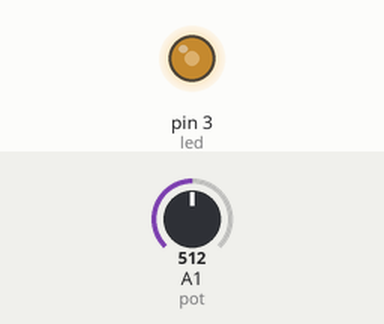
A sketch run on a simulated Arduino Uno, built with avr-gcc and run on an emulated ATmega328P. Shown: output pins drawn as LEDs (lit = HIGH). The inputs (shaded band) are chosen by the test bench; at power-on: A1 (pot) = 512.

Above: at 1.2 s.
1.3 s: A1 (pot) set to 716
At 2.4 s:
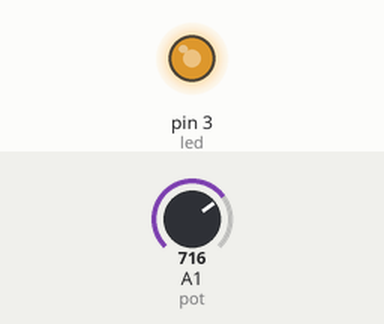
2.8 s: A1 (pot) set to 900
At 3.5 s:
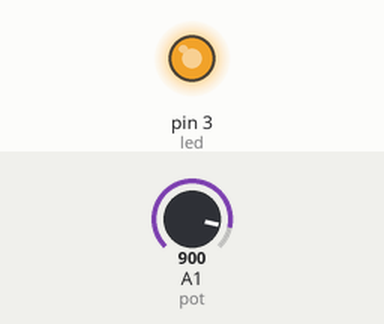
4.3 s: A1 (pot) set to 122
At 4.7 s:
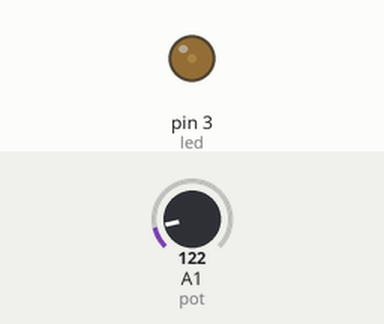
5.8 s: A1 (pot) set to 0
At 7.0 s:
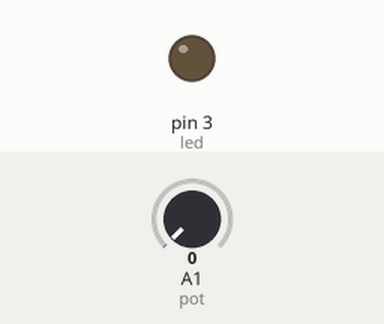
7.3 s: A1 (pot) set to 511
At 8.2 s:
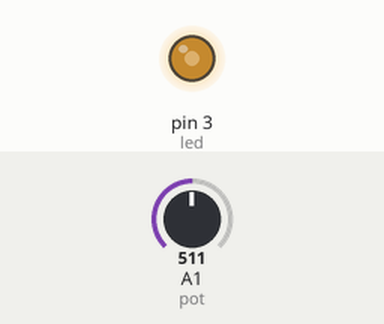
Timing chart, 0 to 9.8 s (numbered marks = the images above; inputs shaded):
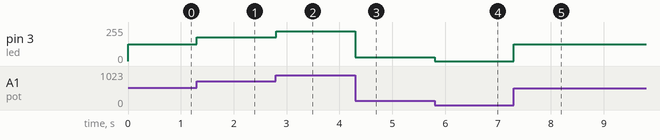

The sketch:

exo1e_analog_.ino
```cpp
int led=3, pot=1; float recu;

void setup() {

pinMode(led, OUTPUT);

Serial.begin(9600);

}

void loop() {

recu = analogRead(pot);

recu = recu*255/1023;

analogWrite(led,recu);

}
```

Measured:
- after the input at 1.3 s, pin 3 (led): 127/255 → 178/255 at once
- after the input at 2.8 s, pin 3 (led): 178/255 → 224/255 at once
- after the input at 4.3 s, pin 3 (led): 224/255 → 30/255 at once
- after the input at 5.8 s, pin 3 (led): 30/255 → 0/255 at once
- after the input at 7.3 s, pin 3 (led): 0/255 → 127/255 at once
